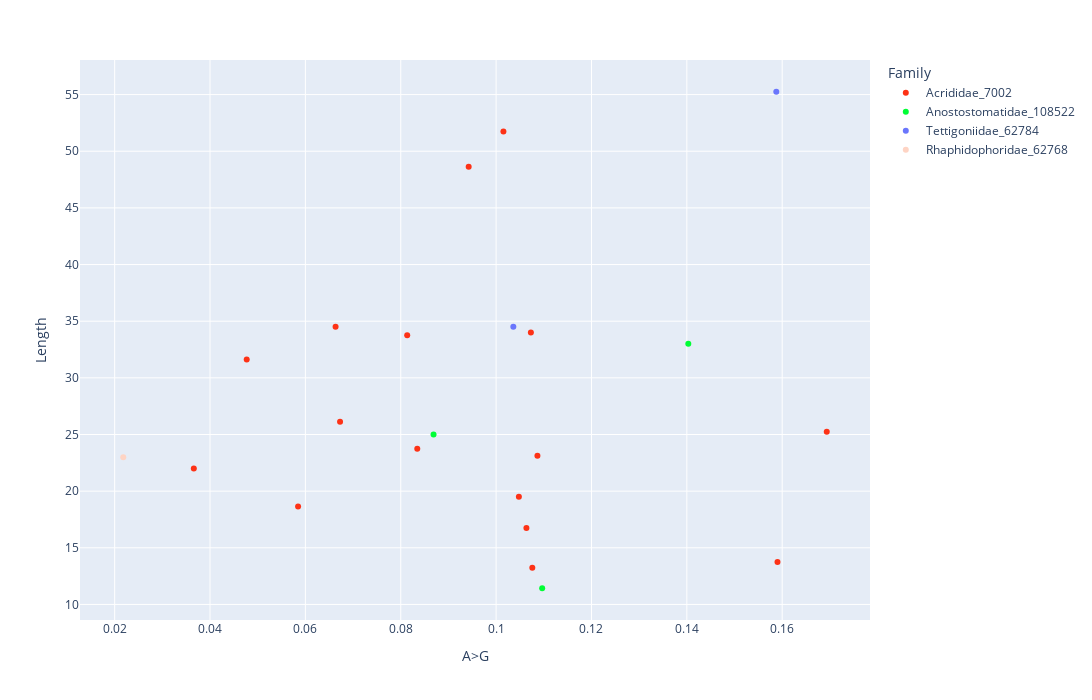

Here is the notebook cell this chart was saved with:
### Code cell
fig = px.scatter(orthoptera_len, x='A>G', y='Length', color='Family', color_discrete_sequence=px.colors.qualitative.Light24, hover_data=['Species'])
fig.update_layout(width=1440,
    height=700,
    )
fig.show()

### Figure 1 — Plotly figure (JSON) as saved in the notebook; plotly's stock layout.template omitted (floating-point values rounded to 4 significant figures)
{"data": [{"customdata": [["Melanoplus_packardii"], ["Phaulacridium_vittatum"], ["Kosciuscola_cognatus"], ["Trimerotropis_pallidipennis"], ["Chorthippus_albomarginatus"], ["Melanoplus_femurrubrum"], ["Melanoplus_differentialis"], ["Schistocerca_lineata"], ["Schistocerca_americana"], ["Schistocerca_gregaria"], ["Melanoplus_sanguinipes"], ["Calliptamus_italicus"], ["Myrmeleotettix_maculatus"], ["Chorthippus_curtipennis"], ["Melanoplus_bivittatus"], ["Melanoplus_borealis"]], "hovertemplate": "Family=Acrididae_7002<br>A>G=%{x}<br>Length=%{y}<br>Species=%{customdata[0]}<extra></extra>", "legendgroup": "Acrididae_7002", "marker": {"color": "#FD3216", "symbol": "circle"}, "mode": "markers", "name": "Acrididae_7002", "orientation": "v", "showlegend": true, "type": "scatter", "x": [0.04769, 0.159, 0.1048, 0.06727, 0.1064, 0.1087, 0.1073, 0.06633, 0.09425, 0.1015, 0.08347, 0.1693, 0.1076, 0.05847, 0.08135, 0.0366], "xaxis": "x", "y": [31.62, 13.75, 19.5, 26.12, 16.75, 23.12, 34, 34.5, 48.62, 51.75, 23.75, 25.25, 13.25, 18.65, 33.75, 21.99], "yaxis": "y"}, {"customdata": [["Hemiandrus_pallitarsis"], ["Hemideina_thoracica"], ["Hemideina_maori"]], "hovertemplate": "Family=Anostostomatidae_108522<br>A>G=%{x}<br>Length=%{y}<br>Species=%{customdata[0]}<extra></extra>", "legendgroup": "Anostostomatidae_108522", "marker": {"color": "#00FE35", "symbol": "circle"}, "mode": "markers", "name": "Anostostomatidae_108522", "orientation": "v", "showlegend": true, "type": "scatter", "x": [0.1097, 0.1403, 0.08688], "xaxis": "x", "y": [11.43, 33, 25], "yaxis": "y"}, {"customdata": [["Tettigonia_viridissima"], ["Neoconocephalus_triops"]], "hovertemplate": "Family=Tettigoniidae_62784<br>A>G=%{x}<br>Length=%{y}<br>Species=%{customdata[0]}<extra></extra>", "legendgroup": "Tettigoniidae_62784", "marker": {"color": "#6A76FC", "symbol": "circle"}, "mode": "markers", "name": "Tettigoniidae_62784", "orientation": "v", "showlegend": true, "type": "scatter", "x": [0.1036, 0.1588], "xaxis": "x", "y": [34.5, 55.25], "yaxis": "y"}, {"customdata": [["Talitropsis_crassicruris"]], "hovertemplate": "Family=Rhaphidophoridae_62768<br>A>G=%{x}<br>Length=%{y}<br>Species=%{customdata[0]}<extra></extra>", "legendgroup": "Rhaphidophoridae_62768", "marker": {"color": "#FED4C4", "symbol": "circle"}, "mode": "markers", "name": "Rhaphidophoridae_62768", "orientation": "v", "showlegend": true, "type": "scatter", "x": [0.0218], "xaxis": "x", "y": [23], "yaxis": "y"}], "layout": {"height": 700, "legend": {"title": {"text": "Family"}, "tracegroupgap": 0}, "margin": {"t": 60}, "width": 1440, "xaxis": {"anchor": "y", "domain": [0, 1], "title": {"text": "A>G"}}, "yaxis": {"anchor": "x", "domain": [0, 1], "title": {"text": "Length"}}}}
